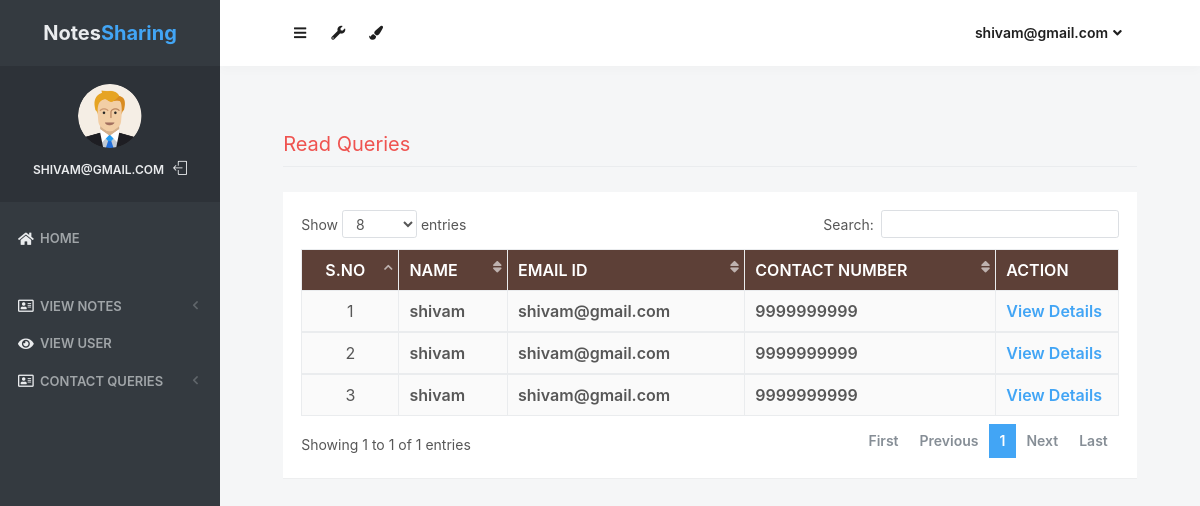
/read_queries (signed in), run on the app's committed database.
### notes/models.py (models this page shows, shortened)
class Contact(models.Model):
    fullname = models.CharField(max_length=100, null=True)
    email = models.CharField(max_length=50, null=True)
    mobile = models.CharField(max_length=15, null=True)
    subject = models.CharField(max_length=100, null=True)
    message = models.CharField(max_length=300, null=True)
    msgdate = models.DateField(null=True)
    isread = models.CharField(max_length=10, null=True)

### notes/views.py (the view)
# urls.py: path('read_queries', views.read_queries, name='read_queries'),
def read_queries(request):
    if not request.user.is_authenticated:
        return redirect('login_admin')
    contact = Contact.objects.filter(isread="yes")
    return render(request,'read_queries.html', locals())

### templates/read_queries.html (shortened to what this page needs)
{% load static %}
<html lang="en" class="no-focus">
  <head>
    <link
      rel="stylesheet"
      href="{% static 'js/plugins/datatables/dataTables.bootstrap4.min.css' %}"
    />
    <link
      rel="stylesheet"
      id="css-main"
      href="{% static 'css1/codebase.min.css' %}"
    />
  </head>
  <body>
    <div
      id="page-container"
      class="sidebar-o sidebar-inverse side-scroll page-header-fixed main-content-narrow"
    >
      {% include "sidebar.html" %} {% include "admin_nav.html" %}
      <main id="main-container">
        <div class="content">
          <h2 class="content-heading text-danger">Read Queries</h2>
          <div class="block">
            <div class="block-content block-content-full">
              <table
                class="table table-bordered table-striped table-vcenter js-dataTable-full-pagination"
              >
                <thead class="text-white" style="background-color: #5d4037">
                  <tr>
                    <th class="text-center">S.No</th>
                    <th class="d-none d-sm-table-cell">Name</th>
                    <th class="d-none d-sm-table-cell">Email ID</th>
                    <th class="d-none d-sm-table-cell">Contact Number</th>
                    <th class="d-none d-sm-table-cell" style="width: 15%">
                      Action
                    </th>
                  </tr>
                </thead>
                {% for i in contact %}
                <tbody>
                  <tr>
                    <td class="text-center">{{forloop.counter}}</td>
                    <td class="font-w600">{{i.fullname}}</td>
                    <td class="font-w600">{{i.email}}</td>
                    <td class="font-w600">{{i.mobile}}</td>
                    <td class="font-w600">
                      <a
                        href="{% url 'view_queries' i.id %}"
                        class="text-primary"
                        >View Details</a
                      >
                    </td>
                  </tr>
                  {% endfor %}
                </tbody>
              </table>
            </div>
          </div>
        </div>
      </main>
    </div>
    <link
      rel="stylesheet"
      href="https://use.fontawesome.com/releases/v5.6.3/css/all.css"
    />
  </body>
</html>

### templates/sidebar.html (shortened to what this page needs)
{% load static %}
<nav id="sidebar">
  <div id="sidebar-scroll">
    <div class="sidebar-content">
      <div class="content-header content-header-fullrow px-15">
        <div
          class="content-header-section text-center align-parent sidebar-mini-hidden"
        >
          <div class="content-header-item">
            <a class="link-effect font-w700" href="{% url 'admin_home' %}">
              <span class="font-size-xl text-dual-primary-dark">Notes</span
              ><span class="font-size-xl text-primary">Sharing</span>
            </a>
          </div>
        </div>
      </div>
      <div
        class="content-side content-side-full content-side-user px-10 align-parent"
      >
        <div class="sidebar-mini-hidden-b text-center">
          <a class="img-link" >
            <img
              class="img-avatar"
              src="{% static 'img/avatars/user1.png' %}"
              alt=""
            />
          </a>
          <ul class="list-inline mt-10">
            <li class="list-inline-item">
              <a
                class="link-effect text-dual-primary-dark font-size-xs font-w600 text-uppercase"
                href="{% url 'admin_home' %}"
                >{{ request.user.username }}</a
              >
            </li>
            <li class="list-inline-item">
              <a
                class="link-effect text-dual-primary-dark"
                href="{% url 'logout' %}"
              >
                <i class="si si-logout"></i>
              </a>
            </li>
          </ul>
        </div>
      </div>
      <div class="content-side content-side-full">
        <ul class="nav-main">
          <li class="open">
            <a href="{% url 'admin_home' %}"
              ><i class="fas fa-home"></i
              ><span class="sidebar-mini-hide">Home</span></a
            >
          </li>
          <li class="nav-main-heading">
          </li>
          <li>
            <a class="nav-submenu" data-toggle="nav-submenu"
              ><i class="far fa-address-card"></i
              >View Notes</a
            >
          </li>
          <li>
            <a href="{% url 'view_users' %}"
              ><i class="fas fa-eye"></i
              ><span class="sidebar-mini-hide">View User</span></a
            >
          </li>
          <li>
            <a class="nav-submenu" data-toggle="nav-submenu"
              ><i class="far fa-address-card"></i
              >Contact Queries</a
            >
          </li>
        </ul>
      </div>
    </div>
  </div>
</nav>

### templates/admin_nav.html (shortened to what this page needs)
{% load static %}
<header id="page-header">
    <div class="content-header">
        <div class="content-header-section">
            <button type="button" class="btn btn-circle btn-dual-secondary" data-toggle="layout" data-action="sidebar_toggle">
                <i class="fa fa-navicon"></i>
            </button>
            <div class="btn-group" role="group">
                <button type="button" class="btn btn-circle btn-dual-secondary" id="page-header-options-dropdown" data-toggle="dropdown" aria-haspopup="true" aria-expanded="false">
                    <i class="fa fa-wrench"></i>
                </button>
            </div>
            <div class="btn-group" role="group">
                <button type="button" class="btn btn-circle btn-dual-secondary" id="page-header-themes-dropdown" data-toggle="dropdown" aria-haspopup="true" aria-expanded="false">
                    <i class="fa fa-paint-brush"></i>
                </button>
            </div>
        </div>
                    <div class="content-header-section">
                        <div class="btn-group" role="group">
                            <button type="button" class="btn btn-rounded btn-dual-secondary" id="page-header-user-dropdown" data-toggle="dropdown" aria-haspopup="true" aria-expanded="false">
                                {{ request.user.username}}<i class="fa fa-angle-down ml-5"></i>
                            </button>
                        </div>
                    </div>
                </div>
            </header>

### data on the page
Contact: fullname "shivam", email "shivam@gmail.com", mobile "9999999999"
Contact: fullname "shivam", email "shivam@gmail.com", mobile "9999999999"
Contact: fullname "shivam", email "shivam@gmail.com", mobile "9999999999"

### other printed values
{{ request.user.username }} "SHIVAM@GMAIL.COM"
{{ request.user.username }} "shivam@gmail.com"
